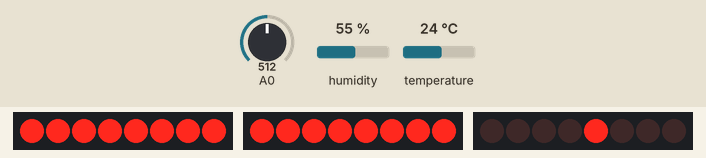
Simulated run of this sketch. Board: Arduino Uno, built with avr-gcc and run on an emulated ATmega328P. Parts: 3 × 8 shift-register outputs drawn as a row of LEDs (first output left, lit = HIGH). Wiring (inferred from the names in the program): 3 × shift register (74HC595): data pin 11, shift clock pin 12, latch pin 10 / data pin 8, shift clock pin 9, latch pin 7 / data pin 5, shift clock pin 6, latch pin 4. Wiring (inferred from the signals the program sends): 3 × row of LEDs: on Q0, Q1, Q2, Q3, Q4, Q5, Q6, Q7 / on Q0, Q1, Q2, Q3, Q4, Q5, Q6, Q7 / on Q0, Q1, Q2, Q3, Q4, Q5, Q6, Q7. The inputs (shaded band) are chosen by the test bench; at power-on: A0 = 512, humidity 55 %, temperature 24 °C. The local clock reads 2024-03-15 10:24:30 at power-on unless the sketch sets it.

Above: at 14.8 s.
14.9 s: A0 set to 594
16.4 s: A0 set to 623
At 30.22 s:
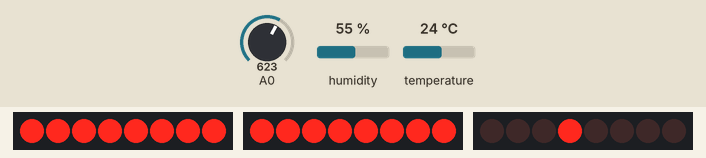
30.4 s: A0 set to 0
At 31.2 s:
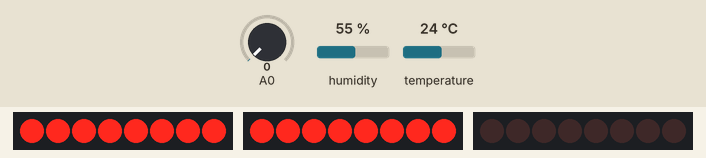
Timing chart, 0 to 33.4 s (numbered marks = the images above; inputs shaded):
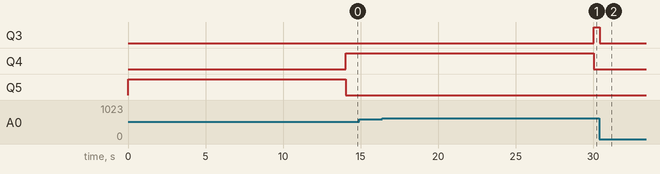

The sketch:

sketch_2_led_matrix_788BS.ino
```cpp
#include "RTClib.h"
#include <DHT.h>

#define DHTPIN A1
#define DHTTYPE DHT11 // DHT 11

#define clockPin 12
#define dataPin 11
#define latchPin 10

#define clockPin2 9
#define dataPin2 8
#define latchPin2 7

#define clockLeds 6
#define dataLeds 5
#define latchLeds 4

#define MODO_TEMPERATURA 0
#define MODO_HORA 1

RTC_DS3231 rtc;
DHT dht(DHTPIN, DHTTYPE);

int a = 0;
int index_led = 0;
int modo = 0;
long t_c = 0;
bool ponto_hora = false;
int tempo = 10000;
byte vect_aux[8] = {254, 253, 251, 247, 239, 223, 191, 127};

byte vetor_leds [] = {
  B00000100,
  B00001000,
  B00010000,
  B00100000,
  B01000000,
  B10000000
};

//caracteres
byte mapa[12][5] = {
  {
    //0
    B11111111,
    B10000001,
    B10000001,
    B10000001,
    B11111111,
  },

  //1
  {
    B00000001,
    B00000001,
    B11111111,
    B01000001,
    B00100001,
  },
  //2
  {
    B11110001,
    B10010001,
    B10010001,
    B10010001,
    B10011111,
  },

  //3
  {
    B11111111,
    B10010001,
    B10010001,
    B10010001,
    B10010001,
  },
  //4
  {
    B11111111,
    B00010000,
    B00010000,
    B00010000,
    B11110000,
  },
  //5
  {
    B10011111,
    B10010001,
    B10010001,
    B10010001,
    B11110001,
  },
  //6
  {
    B10011111,
    B10010001,
    B10010001,
    B10010001,
    B11111111,
  },
  //7
  {
    B11111111,
    B10000000,
    B10000000,
    B10000000,
    B10000000,
  },
  //8
  {
    B11111111,
    B10010001,
    B10010001,
    B10010001,
    B11111111,
  },
  //9
  {
    B11111111,
    B10010000,
    B10010000,
    B10010000,
    B11110000,
  },

  //  º
  {
    B01100000,
    B10010000,
    B01100000,
    B00000000,
    B00000000,
  },

  //  c
  {
    B10000001,
    B10000001,
    B10000001,
    B10000001,
    B01111110,
  }

};

void setup() {
  Serial.begin(9600);

  pinMode(dataPin, OUTPUT);
  pinMode(clockPin, OUTPUT);
  pinMode(latchPin, OUTPUT);

  pinMode(dataPin2, OUTPUT);
  pinMode(clockPin2, OUTPUT);
  pinMode(latchPin2, OUTPUT);

  pinMode(dataLeds, OUTPUT);
  pinMode(clockLeds, OUTPUT);
  pinMode(latchLeds, OUTPUT);

  //Do sensor de temperatura
  dht.begin();

  //Do módulo RTC
  if(!rtc.begin()){
    Serial.println("Módulo RTC DS3231 não pode ser inicializado!!");
    while(1);
  }

  if(rtc.lostPower()){
    rtc.adjust(DateTime(F(__DATE__), F(__TIME__)));
  }


   // Configuração do TIMER1
  TCCR1A = 0;                //confira timer para operação normal
  TCCR1B = 0;                //limpa registrador
  TCNT1  = 0;                //zera temporizado

  OCR1A = 0x3D09;            // carrega registrador de comparação: 16MHz/1024/1Hz = 15625 = 0X3D09
  TCCR1B |= (1 << WGM12)|(1<<CS10)|(1 << CS12);   // modo CTC, prescaler de 1024: CS12 = 1 e CS10 = 1
  TIMSK1 |= (1 << OCIE1A);  // habilita interrupção por igualdade de comparação
}

//Modo temperatura
void escrever_temperatura(int temperatura){

  int ord = LSBFIRST;
  int dec = temperatura / 10;
  int un = temperatura % 10;


  //Matriz 1
  byte matriz_1 [] = {
    mapa[dec][0],
    mapa[dec][1],
    mapa[dec][2],
    mapa[dec][3],
    mapa[dec][4],
    B00000000,
    B00000000,
    B00000000
  };


  //Matriz 2
  byte matriz_2[] = {
    mapa[un][0],
    mapa[un][1],
    mapa[un][2],
    mapa[un][3],
    mapa[un][4],
    B00000000,
    B00000000,
    B00000000
  };

  //Matriz 3
  byte matriz_3 [] = {
    mapa[10][0],
    mapa[10][1],
    mapa[10][2],
    mapa[10][3],
    mapa[10][4],
    B00000000,
    B00000000,
    B00000000,
  };


  //Matriz 4
  byte matriz_4 [] = {
    B00000000,
    B00000000,
    B00000000,
    mapa[11][0],
    mapa[11][1],
    mapa[11][2],
    mapa[11][3],
    mapa[11][4]
  };

  for (int i = 0; i < 8; i++) {

    //quarta matriz
    digitalWrite(latchPin, LOW);
    shiftOut(dataPin, clockPin, ord,  matriz_4[i]);  //unidade
    digitalWrite(latchPin, HIGH);


    //terceira matriz
    digitalWrite(latchPin, LOW);
    shiftOut(dataPin, clockPin, ord,   matriz_3[i]);  //unidade
    digitalWrite(latchPin, HIGH);

    //segunda matriz
    digitalWrite(latchPin, LOW);
    shiftOut(dataPin, clockPin, ord,   matriz_2[i]);  //unidade
    digitalWrite(latchPin, HIGH);

    //primeira matriz
    digitalWrite(latchPin, LOW);
    shiftOut(dataPin, clockPin, ord,   matriz_1[i]);  //unidade
    digitalWrite(latchPin, HIGH);


    digitalWrite(latchPin2, LOW);
    shiftOut(dataPin2, clockPin2, ord, vect_aux[i]);
    digitalWrite(latchPin2, HIGH);


    // take the latchPin low so the LEDs don't change while you're sending in bits:
    digitalWrite(latchPin2, LOW);
    //Send 1 1 1 1 1 1 1 1 (255) to Q7 Q6 Q5 Q4 Q3 Q2 Q1 Q0 of 2nd 74595
    shiftOut(dataPin2, clockPin2, ord, 255);
    // shift out the bits:
    digitalWrite(latchPin2, HIGH);

  }
}

//Modo hora
void escrever_hora(String hora) {
  int ord1 = LSBFIRST;

  int c1 = (int)hora[0] - 48;
  int c2 = (int)hora[1] - 48;
  int c3 = (int)hora[2] - 48;
  int c4 = (int)hora[3] - 48;

  //Matriz 1
  byte matriz_1 [] = {
    mapa[c1][0],
    mapa[c1][1],
    mapa[c1][2],
    mapa[c1][3],
    mapa[c1][4],
    B00000000,
    B00000000,
    B00000000
  };


  //Matriz 2
  byte matriz_2[] = {
    B00000000,
    B00000000,
    mapa[c2][0],
    mapa[c2][1],
    mapa[c2][2],
    mapa[c2][3],
    mapa[c2][4],
    B00000000
  };

  //Matriz 3
  byte matriz_3 [] = {
    B00000000,
    mapa[c3][0],
    mapa[c3][1],
    mapa[c3][2],
    mapa[c3][3],
    mapa[c3][4],
    B00000000,
    B00000000,
  };


  //Matriz 4
  byte matriz_4 [] = {
    B00000000,
    B00000000,
    B00000000,
    mapa[c4][0],
    mapa[c4][1],
    mapa[c4][2],
    mapa[c4][3],
    mapa[c4][4],

  };

  if (ponto_hora) {
    matriz_2[0] = B01100110;
    matriz_3[7] = B01100110;
  }

  for (int i = 0; i < 8; i++) {

    //quarta matriz
    digitalWrite(latchPin, LOW);
    shiftOut(dataPin, clockPin, ord1,  matriz_4[i]);
    digitalWrite(latchPin, HIGH);

    //terceira matriz
    digitalWrite(latchPin, LOW);
    shiftOut(dataPin, clockPin, ord1,   matriz_3[i]);
    digitalWrite(latchPin, HIGH);

    //Segunda matriz
    digitalWrite(latchPin, LOW);
    shiftOut(dataPin, clockPin, ord1,  matriz_2[i]);
    digitalWrite(latchPin, HIGH);

    //Primeira matriz matriz
    digitalWrite(latchPin, LOW);
    shiftOut(dataPin, clockPin, ord1,   matriz_1[i]);
    digitalWrite(latchPin, HIGH);


    digitalWrite(latchPin2, LOW);
    shiftOut(dataPin2, clockPin2, ord1, vect_aux[i]);
    digitalWrite(latchPin2, HIGH);


    digitalWrite(latchPin2, LOW);
    shiftOut(dataPin2, clockPin2, ord1, 255);
    digitalWrite(latchPin2, HIGH);

  }
}


//Modo hora
void escrever_nivel(int c1) {
  int ord1 = LSBFIRST;
  //quarta matriz
  digitalWrite(latchLeds, LOW);
  shiftOut(dataLeds, clockLeds, ord1,   vetor_leds[c1]);  //unidade
  digitalWrite(latchLeds, HIGH);
}

String obter_hora(){
  String hora = "";
  DateTime now = rtc.now();
  if(now.hour() < 10){
    hora = "0";
  }
  hora = hora+now.hour();

  if(now.minute() < 10){
    hora = hora+"0";
  }
  hora = hora+now.minute();

  return hora;

}

int obter_indice_UV(){
  int sinal_indice_UV = analogRead(A0);

  if(sinal_indice_UV > 0 && sinal_indice_UV < 50){
    return 0;
  }else{
    if(sinal_indice_UV >= 50 && sinal_indice_UV < 227){
        return 0;
    }else{
      if(sinal_indice_UV >= 227 && sinal_indice_UV < 318){
        return 0;
      }else{
        if(sinal_indice_UV >= 318 && sinal_indice_UV < 408){
          return 1;
        }else{
          if(sinal_indice_UV >= 408 && sinal_indice_UV < 503){
            return 1;
          }else{
            if(sinal_indice_UV >= 503 && sinal_indice_UV < 606){
              return 1;
            }else{
              if(sinal_indice_UV >= 606 && sinal_indice_UV < 696){
                return 2;
              }else{
                if(sinal_indice_UV >= 696 && sinal_indice_UV < 795){
                  return 2;
                }else{
                  if(sinal_indice_UV >= 795 && sinal_indice_UV < 881){
                    return 3;
                  }else{
                    if(sinal_indice_UV >= 881 && sinal_indice_UV < 976){
                      return 3;
                    }else{
                      if(sinal_indice_UV >= 976 && sinal_indice_UV < 1079){
                        return 3;
                      }else{
                        if(sinal_indice_UV >= 1079 && sinal_indice_UV < 5000){
                          return 4;
                        }
                      }
                    }
                  }
                }
              }
            }
          }
        }
      }
    }
  }
}

int obter_temperatura(){
   float t1 = dht.readTemperature();
   return (int) t1;
}

String hora;
int indice_UV;
int temperatura;

void loop() {

  if(a == 15){
    hora = obter_hora();
    indice_UV = obter_indice_UV();
    temperatura = obter_temperatura();
  }

  escrever_nivel(indice_UV);

  if (modo == MODO_TEMPERATURA) {
    escrever_temperatura(temperatura);
  } else {
    escrever_hora(hora);
  }

}

ISR(TIMER1_COMPA_vect)          // interrupção por igualdade de comparação no TIMER1
{
  a = a+1;

  if(a > 15){
     if (modo == MODO_TEMPERATURA) {
        modo = MODO_HORA;
     } else {
      modo = MODO_TEMPERATURA;
    }

    a = 0;
  }

  if(ponto_hora){
    ponto_hora = false;
  }else{
    ponto_hora = true;
  }
}
```

Measured:
- the behaviour switches between 605 and 606 on A0 (found by bisection; images 0 and 1)
- after the input at 14.9 s, every drawn part: stays the same
- after the input at 16.4 s, Q3: LOW → HIGH after 13.6 s; Q4: HIGH → LOW after 13.6 s
- after the input at 30.4 s, Q3: HIGH → LOW at once
